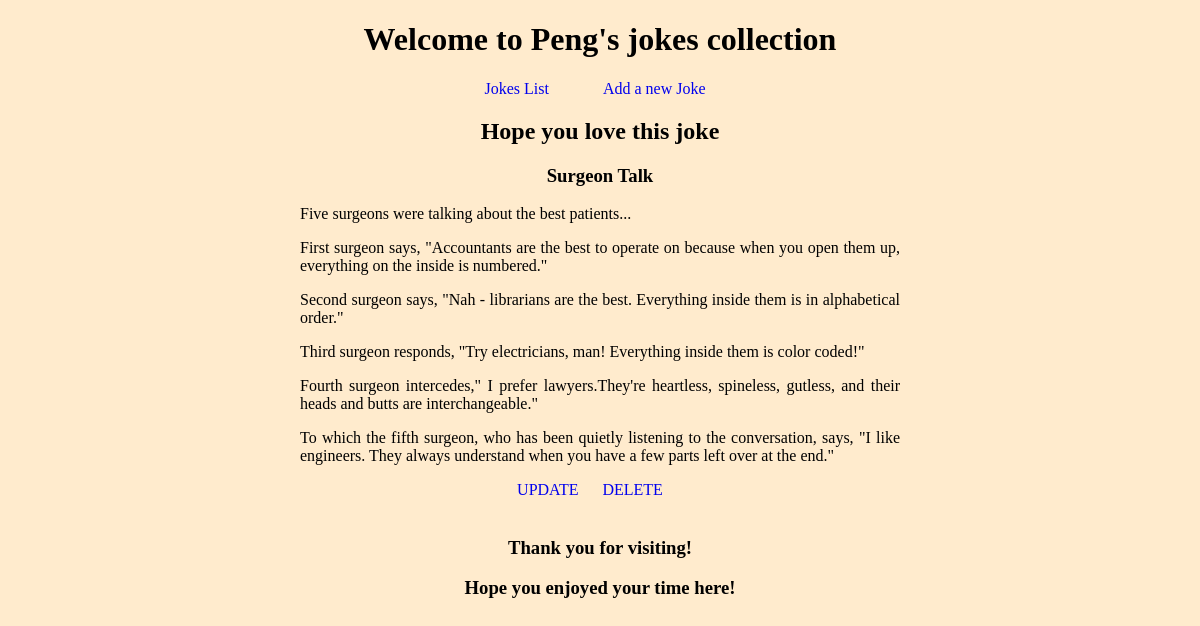
The page /content/2/ on the database its author committed.
### jokes/models.py (models this page shows, shortened)
class Content(models.Model):
    title = models.CharField(max_length = 64)
    author = models.ForeignKey('auth.User', on_delete=models.CASCADE)
    body = models.TextField()

### jokes/views.py (the view)
# urls.py: path('content/<int:pk>/', JokesDetailsView.as_view(), name='details'),
class JokesDetailsView(DetailView):
    template_name = 'details.html'
    model = Content

### templates/details.html (shortened to what this page needs)
{% extends 'base.html' %}
{% block content %}
<h2>Hope you love this joke </h1>
<h3>{{ object.title }}</h3>
<p>{{ object.body|linebreaks }}</p>
<a href=" {% url 'update' object.pk %}">UPDATE</a>
<a href=" {% url 'delete' object.pk %}">DELETE</a>
{% endblock content%}

### static/css/base.css (style rules this page uses)
body { background-color: blanchedalmond; }
p { text-align: justify; }
a { margin-right: 20px; text-decoration: none; }

### rows shown on the page
Content: title "Surgeon Talk", body "Five surgeons were talking about the best patients... First surgeon says, \"Accountants are the best to operate on because when you open them up, everything on the inside is numbered.\" Second surgeon says, \"Nah - librarians are the best. Everything inside them is in alphabetical order.\" Third surgeon responds, \"Try electricians, man! Everything inside them is color coded!\" Fourth surgeon intercedes,\" I prefer lawyers.They're heartless, spineless, gutless, and their heads and butts are interchangeable.\" To which the fifth surgeon, who has been quietly listening to the conversation, says, \"I like engineers. They always understand when you have a few parts left over at the end.\""
